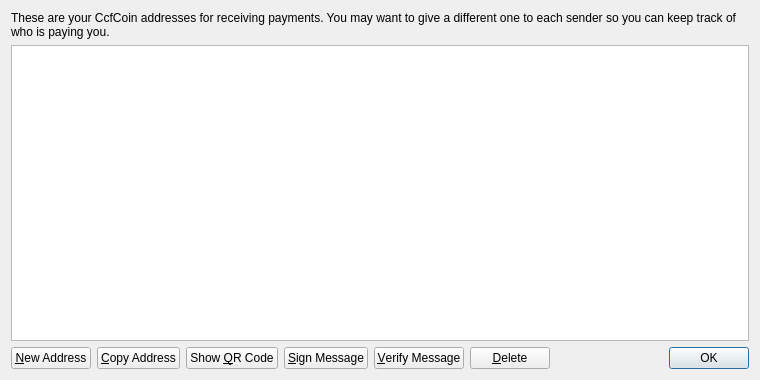
<?xml version="1.0" encoding="UTF-8"?>
<ui version="4.0">
 <class>AddressBookPage</class>
 <widget class="QWidget" name="AddressBookPage">
  <property name="geometry">
   <rect>
    <x>0</x>
    <y>0</y>
    <width>760</width>
    <height>380</height>
   </rect>
  </property>
  <property name="windowTitle">
   <string>Address Book</string>
  </property>
  <layout class="QVBoxLayout" name="verticalLayout">
   <item>
    <widget class="QLabel" name="labelExplanation">
     <property name="text">
      <string>These are your CcfCoin addresses for receiving payments. You may want to give a different one to each sender so you can keep track of who is paying you.</string>
     </property>
     <property name="textFormat">
      <enum>Qt::PlainText</enum>
     </property>
     <property name="wordWrap">
      <bool>true</bool>
     </property>
    </widget>
   </item>
   <item>
    <widget class="QTableView" name="tableView">
     <property name="contextMenuPolicy">
      <enum>Qt::CustomContextMenu</enum>
     </property>
     <property name="toolTip">
      <string>Double-click to edit address or label</string>
     </property>
     <property name="tabKeyNavigation">
      <bool>false</bool>
     </property>
     <property name="alternatingRowColors">
      <bool>true</bool>
     </property>
     <property name="selectionMode">
      <enum>QAbstractItemView::SingleSelection</enum>
     </property>
     <property name="selectionBehavior">
      <enum>QAbstractItemView::SelectRows</enum>
     </property>
     <property name="sortingEnabled">
      <bool>true</bool>
     </property>
     <attribute name="verticalHeaderVisible">
      <bool>false</bool>
     </attribute>
    </widget>
   </item>
   <item>
    <layout class="QHBoxLayout" name="horizontalLayout">
     <item>
      <widget class="QPushButton" name="newAddressButton">
       <property name="toolTip">
        <string>Create a new address</string>
       </property>
       <property name="text">
        <string>&amp;New Address</string>
       </property>
       <property name="icon">
        <iconset resource="../bitcoin.qrc">
         <normaloff>:/icons/add</normaloff>:/icons/add</iconset>
       </property>
      </widget>
     </item>
     <item>
      <widget class="QPushButton" name="copyToClipboard">
       <property name="toolTip">
        <string>Copy the currently selected address to the system clipboard</string>
       </property>
       <property name="text">
        <string>&amp;Copy Address</string>
       </property>
       <property name="icon">
        <iconset resource="../bitcoin.qrc">
         <normaloff>:/icons/editcopy</normaloff>:/icons/editcopy</iconset>
       </property>
      </widget>
     </item>
     <item>
      <widget class="QPushButton" name="showQRCode">
       <property name="text">
        <string>Show &amp;QR Code</string>
       </property>
       <property name="icon">
        <iconset resource="../bitcoin.qrc">
         <normaloff>:/icons/qrcode</normaloff>:/icons/qrcode</iconset>
       </property>
      </widget>
     </item>
     <item>
      <widget class="QPushButton" name="signMessage">
       <property name="toolTip">
        <string>Sign a message to prove you own a Bitcoin address</string>
       </property>
       <property name="text">
        <string>&amp;Sign Message</string>
       </property>
       <property name="icon">
        <iconset resource="../bitcoin.qrc">
         <normaloff>:/icons/edit</normaloff>:/icons/edit</iconset>
       </property>
      </widget>
     </item>
     <item>
      <widget class="QPushButton" name="verifyMessage">
       <property name="toolTip">
        <string>Verify a message to ensure it was signed with a specified Bitcoin address</string>
       </property>
       <property name="text">
        <string>&amp;Verify Message</string>
       </property>
       <property name="icon">
        <iconset resource="../bitcoin.qrc">
         <normaloff>:/icons/transaction_0</normaloff>:/icons/transaction_0</iconset>
       </property>
      </widget>
     </item>
     <item>
      <widget class="QPushButton" name="deleteButton">
       <property name="toolTip">
        <string>Delete the currently selected address from the list. Only sending addresses can be deleted.</string>
       </property>
       <property name="text">
        <string>&amp;Delete</string>
       </property>
       <property name="icon">
        <iconset resource="../bitcoin.qrc">
         <normaloff>:/icons/remove</normaloff>:/icons/remove</iconset>
       </property>
      </widget>
     </item>
     <item>
      <spacer name="horizontalSpacer">
       <property name="orientation">
        <enum>Qt::Horizontal</enum>
       </property>
       <property name="sizeHint" stdset="0">
        <size>
         <width>40</width>
         <height>20</height>
        </size>
       </property>
      </spacer>
     </item>
     <item>
      <widget class="QDialogButtonBox" name="buttonBox">
       <property name="sizePolicy">
        <sizepolicy hsizetype="Maximum" vsizetype="Fixed">
         <horstretch>0</horstretch>
         <verstretch>0</verstretch>
        </sizepolicy>
       </property>
       <property name="standardButtons">
        <set>QDialogButtonBox::Ok</set>
       </property>
      </widget>
     </item>
    </layout>
   </item>
  </layout>
 </widget>
 <resources>
  <include location="../bitcoin.qrc"/>
 </resources>
 <connections/>
</ui>
